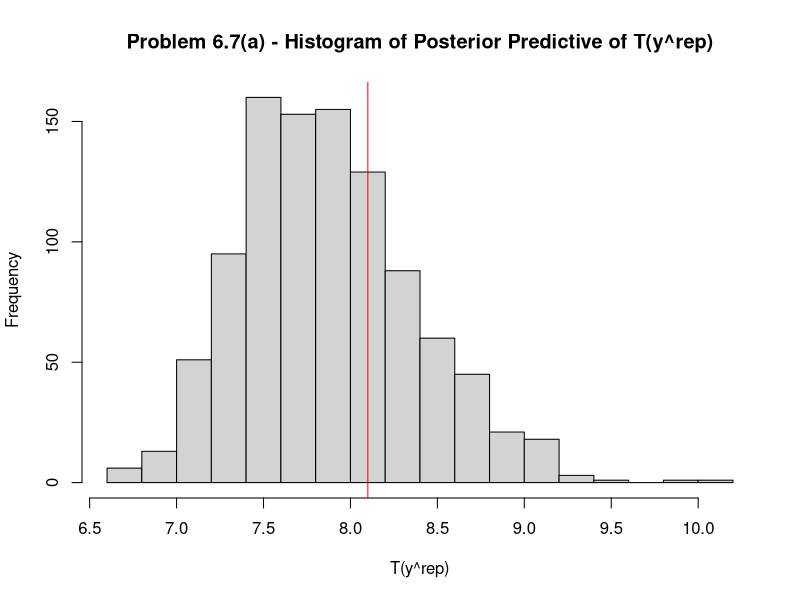
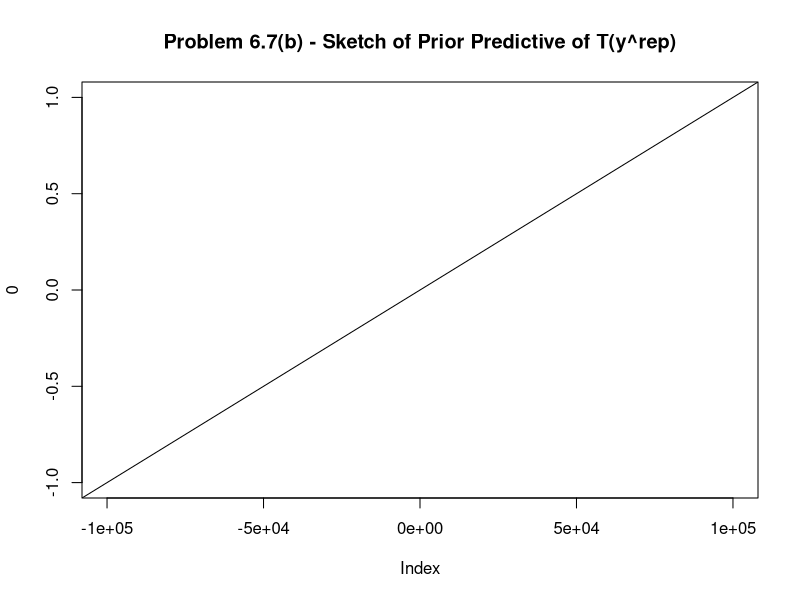

Generate these figures, in order, with R:
## ---- chunk 1
rm(list=ls())
set.seed(286)
s<-(100-1)*1^2/rchisq(1,100-1)
ppd<-apply(replicate(1000,abs(rnorm(100,rnorm(1,5.1,sqrt(s/100)),sqrt(s)))),2,max)
hist(ppd,20,xlab="T(y^rep)",main="Problem 6.7(a) - Histogram of Posterior Predictive of T(y^rep)")
abline(v=8.1,col="red")
mean(ppd>8.1)
## ---- chunk 2
plot(0,type="n",xlim=c(-10^5,10^5),main="Problem 6.7(b) - Sketch of Prior Predictive of T(y^rep)")
abline(0,1/10^5)
